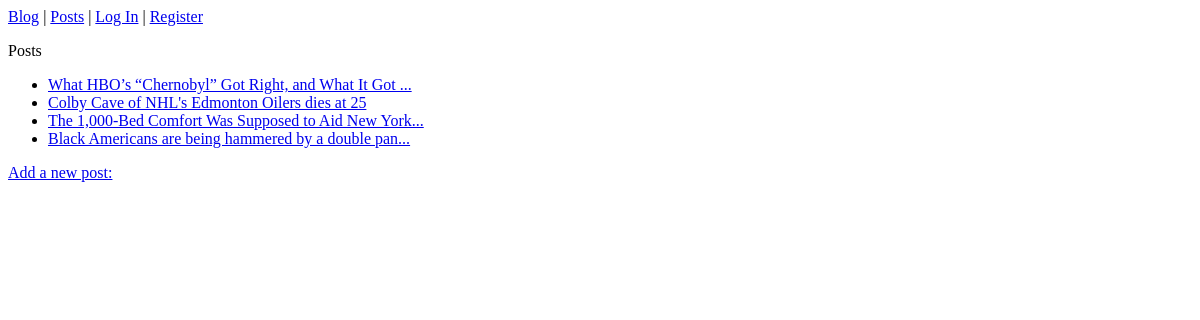
The app's page /posts/, older data.
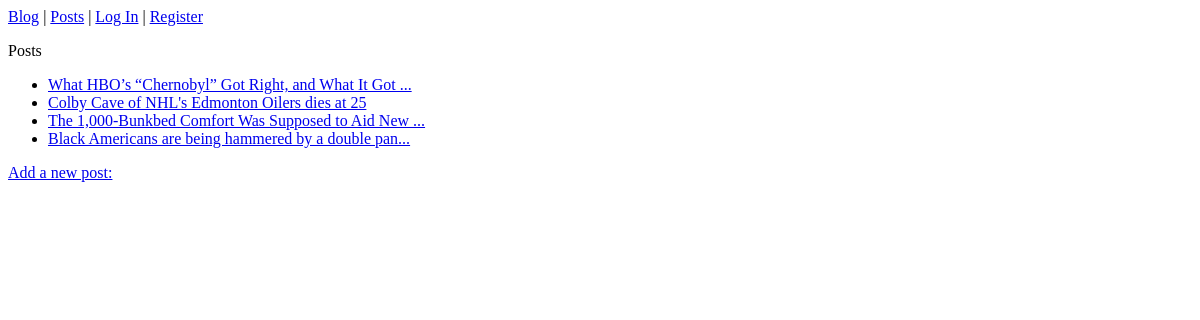
The same page, newer data.
### blogs/models.py (models this page shows)
class BlogPost(models.Model):
        title = models.CharField(max_length=200)
        text = models.TextField()
        date_added = models.DateTimeField(auto_now_add=True)
        class Meta:
            verbose_name_plural = 'blogposts'
        def __str__(self):
            if len(self.title) < 50:
                return self.title
            else:
                return self.title[:50] + "..."

### blogs/views.py (the view)
# urls.py: path('posts/',views.posts, name='posts'),
def posts(request):
    posts = BlogPost.objects.order_by('date_added')
    context = {'posts':posts}
    return render(request,'blogs/posts.html',context)

### blogs/templates/blogs/posts.html
{% extends "blogs/base.html" %}
{% block content %}
    <p>Posts</p>
    <ul>
        {% for post in posts %}
            <li>
                <a href="{% url 'blogs:post' post.id %}"> {{ post }} </a>
            </li>
        {% empty %}
            <li>
                No posts have been added yet
            </li>
        {% endfor %}
    </ul>
    <a href="{% url 'blogs:new_post' %}">Add a new post:</a>
{% endblock content %}

### blogs/templates/blogs/base.html
<p>
	    <a href="{% url 'blogs:index' %}">Blog</a> |
	    <a href="{% url 'blogs:posts' %}">Posts</a> |
	    {% if user.is_authenticated %}
	        Hello, {{ user.username }}. |
	        <a href="{% url 'blogusers:logout'  %}">Log Out</a> |
	    {% else %}
	        <a href="{% url 'blogusers:login' %}">Log In</a> |
	        <a href="{% url 'blogusers:register' %}">Register</a>
	    {% endif %}
</p>
{% block content %}
{% endblock content %}

Row changes from the older to the newer data that the page shows:
changed BlogPost: title "The 1,000-Bed Comfort Was Supposed to Aid New York..." → "The 1,000-Bunkbed Comfort Was Supposed to Aid New ..."
